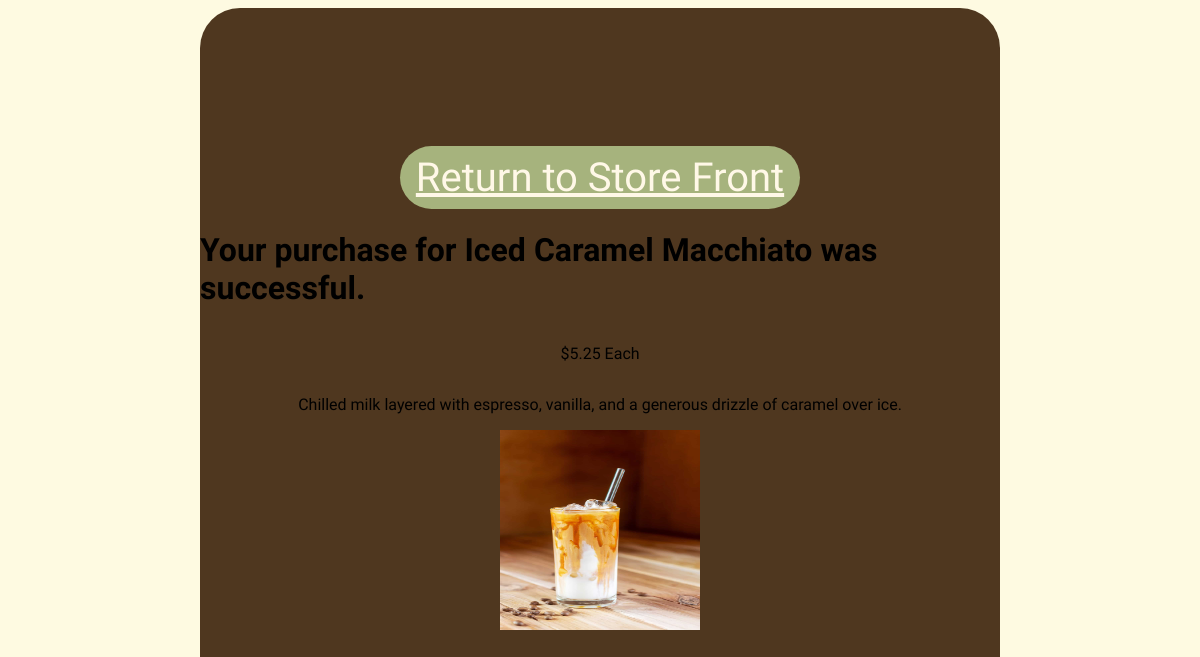
Page /payment-success/4/ on the committed database.
### app/models.py (models this page shows)
class Items(models.Model):
    name = models.CharField(max_length=25)
    price = models.DecimalField(max_digits=10, decimal_places=2)
    description = models.CharField(max_length=100)
    image = models.ImageField(upload_to='my_images/', blank=True, null=True)
    category = models.CharField(max_length=25)
    class Meta:
        verbose_name_plural = 'Items'

### app/views.py (the view)
# urls.py: path('payment-success/<int:product_id>/', payment_succesful, name='payment-success'),
def payment_succesful(request, product_id):
    product = Items.objects.get(id=product_id)
    return render(request, 'payment-success.html', {'item': product})

### app/templates/payment-success.html (shortened to what this page needs)
{% extends 'success_fail_base.html' %}
{% load static %}
{% block content %}
        <div class="success-body2">
                    <a class="back-button" href="{% url 'storefront' %}">Return to Store Front</a>
                    <h1>Your purchase for {{ item.name }} was successful.</h1>
                    <p>${{ item.price }} Each</p>
                    <p>{{ item.description }}</p>
                    <img src="{{ item.image.url }}" alt="{{ item.name }}" style="width: 200px; height: 200px;">
        </div>
{% endblock content %}

### app/static/css/style.css (style rules this page uses)
body { background-color: hsl(52, 94%, 94%); font-family: "Chewy", system-ui; font-weight: 400; font-style: normal; }
.navbar li, a { display: block; color: #fff8e7; padding: 8px 16px; text-decoration: none; text-align: center; font-family: "Chewy", system-ui; font-weight: 400; font-style: normal; font-size: 22px; }
.back-button { color:#fff8e7; font-size: 40px; background-color: #a6b37d; border-radius: 40px; text-decoration: underline; }
.success-fail-body { display: flex; align-items: center; justify-content: center; }
.success-body2 { background-color: #4f371f; display: flex; flex-direction: column; border-radius: 40px; justify-content: center; align-items: center; width: 100vh; height: 95vh; }

### rows in the picture
Items: name "Iced Caramel Macchiato", price "5.25", description "Chilled milk layered with espresso, vanilla, and a generous drizzle of caramel over ice.", image (picture)
